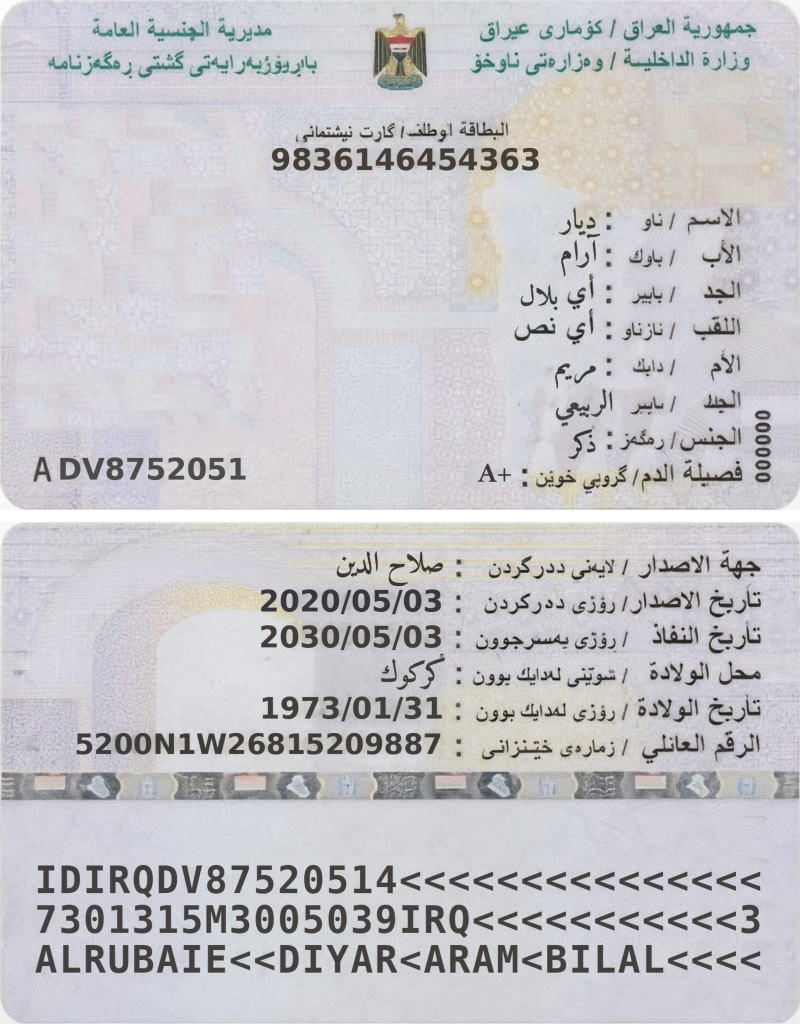
#> input picture main/GATE Block/tests/data/id_merge_reference.png, 1600 x 2048 px (shown at 1/2 size)
$ python -i geometry.py   (imports and definitions only)   (older library calls are emulated)
#> lines starting #> are read from the running program, lines starting #| are printed output that depends on the picture
"""Quadrilateral geometry and the search for document-shaped objects in a photo."""
from __future__ import annotations

import math
from dataclasses import dataclass, field
from typing import Dict, List, Optional, Sequence, Tuple

import cv2
import numpy as np

from .config import RecognitionCfg


# ------------------------------------------------------------------------------ basics
# [20 lines left out: functions order_quad, quad_sides, polygon_area, not called in this run]


def rect_quad(w: int, h: int) -> np.ndarray:
    return np.array([[0, 0], [w - 1, 0], [w - 1, h - 1], [0, h - 1]], np.float32)


# [55 lines left out: functions clip_polygon, outside_fraction, quad_iou, not called in this run]


def project_points(h, pts) -> np.ndarray:
    p = np.asarray(pts, np.float64).reshape(-1, 1, 2)
    return cv2.perspectiveTransform(p, np.asarray(h, np.float64)).reshape(-1, 2)


# [47 lines left out: functions quad_homography, warp_canonical, warp_homography, not called in this run]


# ------------------------------------------------------------------------------ candidates
@dataclass
class Candidate:
    quad: np.ndarray                  # (4, 2) float32: TL, TR, BR, BL
    score: float                      # plausibility of being a document, 0..1
    source: str                       # edges | mask | fullframe
    area_frac: float
    parts: Dict[str, float] = field(default_factory=dict)


def _contours(binary: np.ndarray, mode: int):
    return cv2.findContours(binary, mode, cv2.CHAIN_APPROX_SIMPLE)[-2]


# [91 lines left out: functions _approx_quad, refine_quad_by_lines, _edge_hulls, _mask_hulls, not called in this run]


def _gradient_map(gray: np.ndarray) -> np.ndarray:
    g = cv2.GaussianBlur(gray.astype(np.float32), (0, 0), 1.5)
    gx = cv2.Sobel(g, cv2.CV_32F, 1, 0, ksize=3)
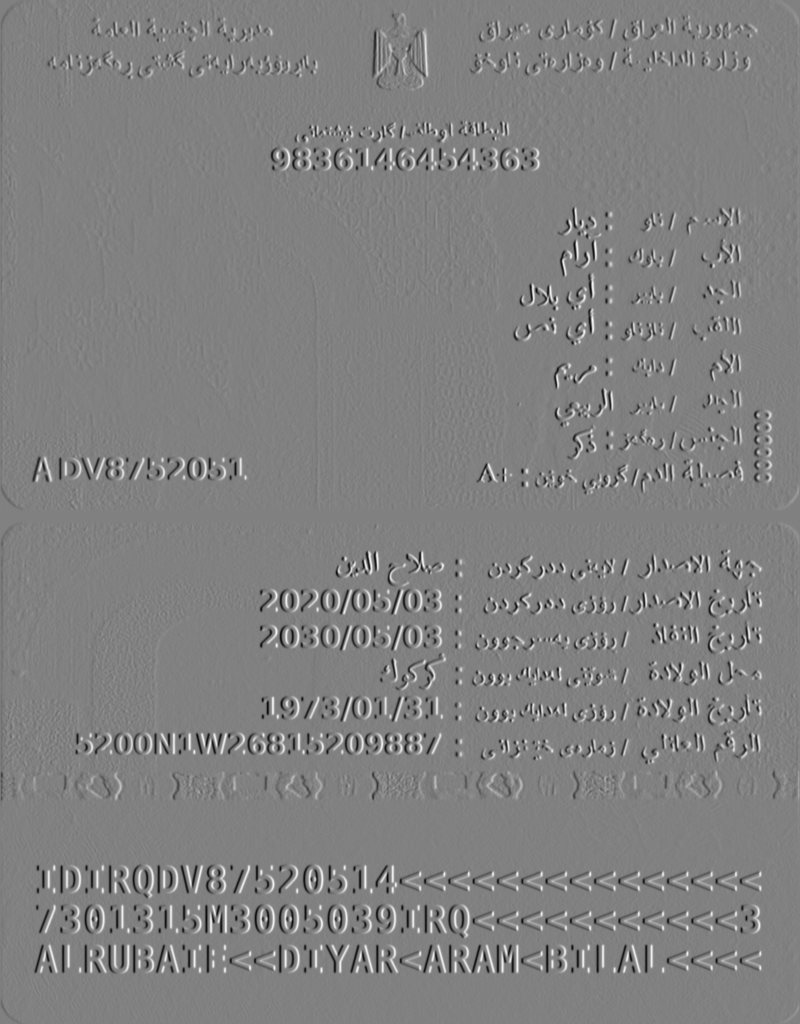
#> gx: shape (2048, 1600) float32 (shown at 1/2 size); min -306.8, max 300.1, mean -0.1; drawn with min black and max white
    gy = cv2.Sobel(g, cv2.CV_32F, 0, 1, ksize=3)
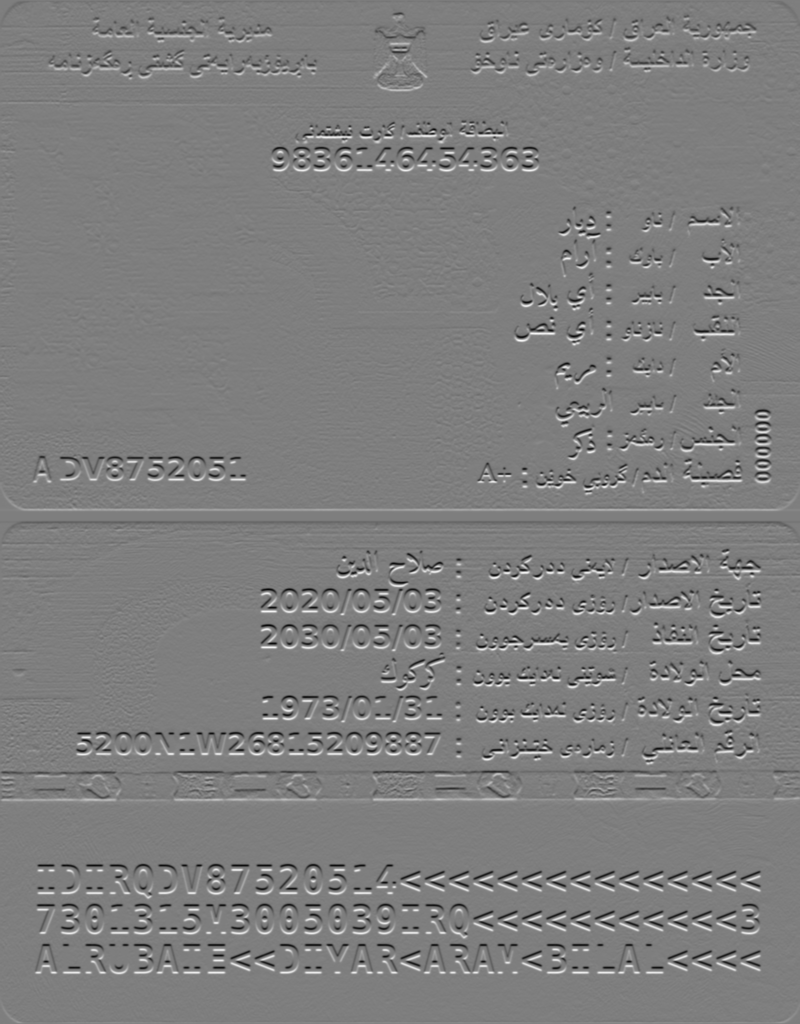
#> gy: shape (2048, 1600) float32 (shown at 1/2 size); min -316, max 321.1, mean 0; drawn with min black and max white
    mag = cv2.dilate(np.sqrt(gx * gx + gy * gy), np.ones((7, 7), np.uint8))
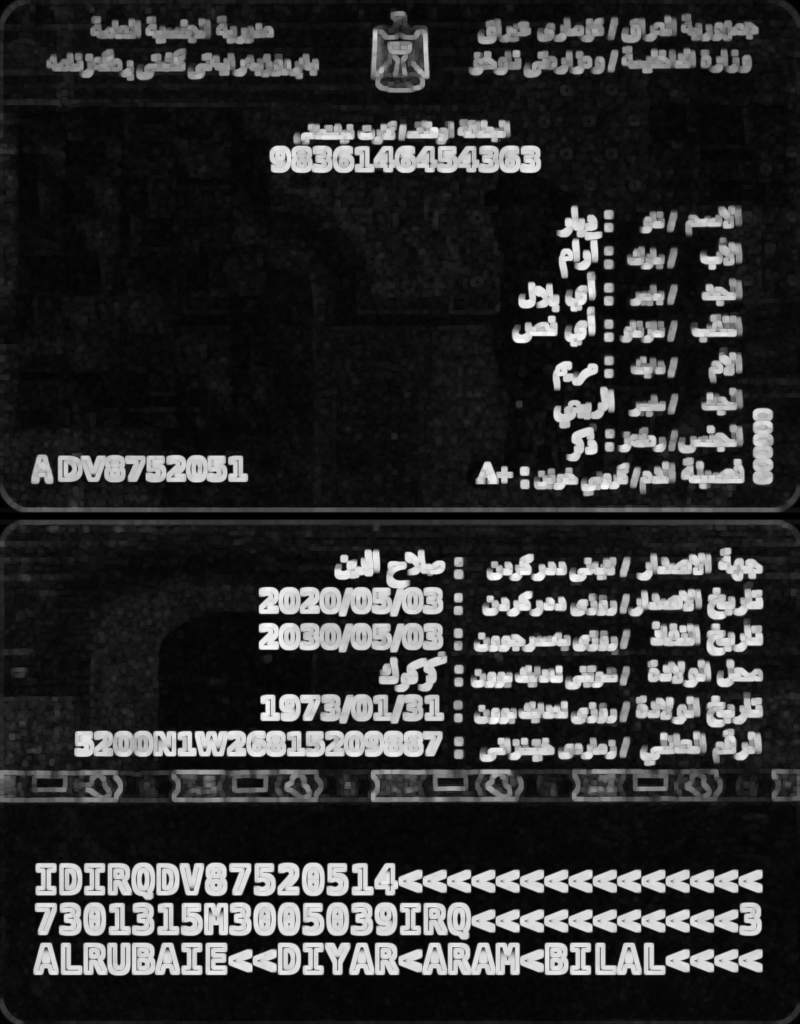
#> mag: shape (2048, 1600) float32 (shown at 1/2 size); min 0, max 322.4, mean 62; drawn with min black and max white
    return mag / max(float(np.percentile(mag, 95)), 40.0)      # floor: a smooth ramp has no edges


# [147 lines left out: functions _edge_support, _boundary_contrast, score_quad, find_candidates, extend_cut_quad, not called in this run]

>>> import cv2
>>> picture = cv2.imread('../tests/data/id_merge_reference.png', cv2.IMREAD_GRAYSCALE)
>>> result = _gradient_map(picture)
